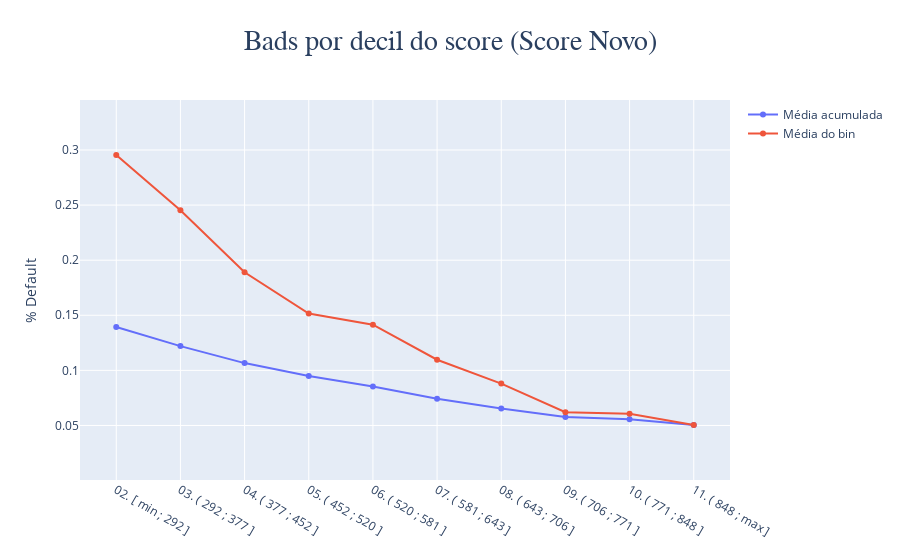

The code cell stored with this chart in its notebook:
### Code cell
plot_bads(df_val[target], df_val['score'] , 'Bads por decil do score (Score Novo)')

### Figure 1 — Plotly figure (JSON) as saved in the notebook; plotly's stock layout.template omitted (floating-point values rounded to 4 significant figures)
{"data": [{"mode": "lines+markers", "name": "Média acumulada", "type": "scatter", "x": ["11. ( 848 ; max ]", "10. ( 771 ; 848 ]", "09. ( 706 ; 771 ]", "08. ( 643 ; 706 ]", "07. ( 581 ; 643 ]", "06. ( 520 ; 581 ]", "05. ( 452 ; 520 ]", "04. ( 377 ; 452 ]", "03. ( 292 ; 377 ]", "02. [ min ; 292 ]"], "y": [0.05051, 0.05556, 0.05772, 0.0653, 0.07417, 0.08538, 0.09483, 0.1066, 0.122, 0.1394]}, {"mode": "lines+markers", "name": "Média do bin", "type": "scatter", "x": ["11. ( 848 ; max ]", "10. ( 771 ; 848 ]", "09. ( 706 ; 771 ]", "08. ( 643 ; 706 ]", "07. ( 581 ; 643 ]", "06. ( 520 ; 581 ]", "05. ( 452 ; 520 ]", "04. ( 377 ; 452 ]", "03. ( 292 ; 377 ]", "02. [ min ; 292 ]"], "y": [0.05051, 0.06061, 0.06205, 0.08802, 0.1097, 0.1414, 0.1515, 0.189, 0.2453, 0.2954]}], "layout": {"title": {"font": {"family": "Arial", "size": 28}, "text": "Bads por decil do score (Score Novo)", "x": 0.5}, "xaxis": {"categoryorder": "category ascending", "showgrid": true}, "yaxis": {"range": [0.0005051, 0.3454], "showgrid": true, "title": {"text": "% Default"}}}}
